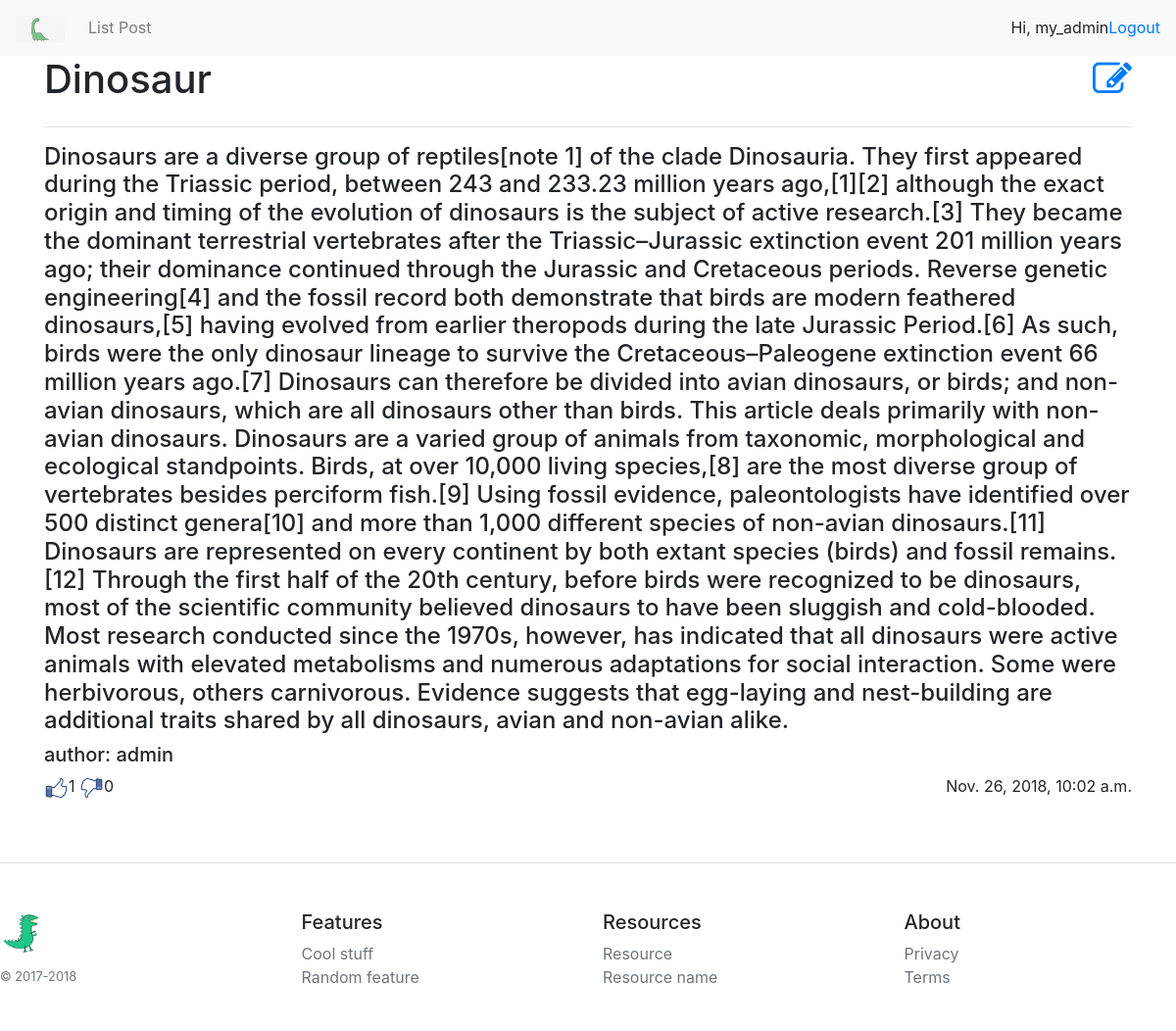
/posts/5/ (signed in), run on the app's committed database.
### user_post/models.py (models this page shows, shortened)
class Post(models.Model):
    author = models.ForeignKey('auth.User', on_delete=models.CASCADE)
    title = models.CharField(max_length = 150, verbose_name = 'Title')
    descriptions = models.TextField(verbose_name = 'Informations')
    date = models.DateTimeField(auto_now = True, verbose_name = 'Date')
    likes = models.IntegerField(default = 0)
    dislike = models.IntegerField(default = 0)
    class Meta:
        verbose_name = 'Post'
        verbose_name_plural = 'Posts'

### user_post/views.py (the view)
# urls.py: url(r'^posts/(?P<pk>[0-9]+)/$', views.show_post, name = 'show_post'),
def show_post(request, pk):
	args = {}
	args.update(csrf(request))
	args['post'] = get_object_or_404(Post, pk=pk)
	return render(request, 'user_post/post.html', args)

### user_post/templates/user_post/post.html (shortened to what this page needs)
{% extends 'user_post/wrapper.html' %}
{% load staticfiles %}
{% block main %}
  <div class="comtainer">
    <h1 class="leftstr">{{ post.title }}</h1>
    {% if request.user.is_authenticated %}
    	<h1 class="rightstr"><a href="{% url 'user_post:post_edit' pk=post.pk %}"><i class="fa fa-edit"></i></a></h1>
    {% endif %}
    <hr>
    <h4>{{ post.descriptions }}</h4>
    <h5>author: {{ post.author }}</h5>
    <p class="leftstr">
    	<a href="/posts/add_likes/{{ post.id}}"><img src="{% static 'img/like2.png' %}" width="25px"></a>{{ post.likes }}
    	<a href="/posts/add_dislike/{{ post.id}}"><img src="{% static 'img/like1.png' %}" width="25px"></a>{{ post.dislike }}
    </p>
    <span class="rightstr">{{ post.date }}</span>
  </div>
{% endblock %}

### user_post/templates/user_post/wrapper.html (shortened to what this page needs)
{% load staticfiles %}
<!doctype html>
<html lang="en">
  <head>
    <link rel="stylesheet" href="https://stackpath.bootstrapcdn.com/bootstrap/4.1.3/css/bootstrap.min.css">
    <link rel="stylesheet" href="{% static 'css/style3.css' %}">
    <link rel="stylesheet" href="https://cdnjs.cloudflare.com/ajax/libs/font-awesome/4.7.0/css/font-awesome.min.css">
  </head>
  <body>
    <nav class="navbar navbar-expand-lg navbar-light bg-light">
    <a class="navbar-brand" href="/"><img src="{% static 'img/dinosaur2.png' %}" width="50px;"></a>
    <div class="collapse navbar-collapse" id="navbarColor03">
      <ul class="navbar-nav mr-auto">
        <li class="nav-item">
          <a class="nav-link" href="/">List Post</a>
        </li>
      </ul>
      <ul class="navbar-nav responsive-menu">
        {% if request.user.is_authenticated %}
          <li class="nav-item">Hi, {{ request.user.username }}</li>
          <li class="nav-item">
            <a href="/account/logout">Logout</a>
          </li>
        {% else %}
          <li class="nav-item">
            <a href="/account/login">Login</a>
          </li>
        {% endif %}
      </ul>
    </div>
  </nav>
    <div class="container">
      <div class="center">
        {% block main %}
        {% endblock %}
      </div>
    </div>
      <footer class="pt-4 my-md-5 pt-md-5 border-top">
        <div class="row">
          <div class="col-12 col-md">
            <img class="mb-2" src="{% static 'img/dinosaur1.png' %}" alt="" width="50" height="50">
            <small class="d-block mb-3 text-muted">&copy; 2017-2018</small>
          </div>
          <div class="col-6 col-md">
            <h5>Features</h5>
            <ul class="list-unstyled text-small">
              <li><a class="text-muted" href="#">Cool stuff</a></li>
              <li><a class="text-muted" href="#">Random feature</a></li>
            </ul>
          </div>
          <div class="col-6 col-md">
            <h5>Resources</h5>
            <ul class="list-unstyled text-small">
              <li><a class="text-muted" href="#">Resource</a></li>
              <li><a class="text-muted" href="#">Resource name</a></li>
            </ul>
          </div>
          <div class="col-6 col-md">
            <h5>About</h5>
            <ul class="list-unstyled text-small">
              <li><a class="text-muted" href="#">Privacy</a></li>
              <li><a class="text-muted" href="#">Terms</a></li>
            </ul>
          </div>
        </div>
      </footer>
  </body>
</html>

### user_post/static/css/style3.css (style rules this page uses)
.responsive-menu { float: right; }
body, html { width: 100%; display: grid; }
.leftstr, .rightstr { float:left; width: 50%; }
.rightstr { text-align: right; }

### data on the page
Post: title "Dinosaur", descriptions "Dinosaurs are a diverse group of reptiles[note 1] of the clade Dinosauria. They first appeared during the Triassic period, between 243 and 233.23 million years ago,[1][2] although the exact origin and timing of the evolution of dinosaurs is the subject of active research.[3] They became the dominant terrestrial vertebrates after the Triassic–Jurassic extinction event 201 million years ago; their dominance continued through the Jurassic and Cretaceous periods. Reverse genetic engineering[4] and the fossil record both demonstrate that birds are modern feathered dinosaurs,[5] having evolved from earlier theropods during the late Jurassic Period.[6] As such, birds were the only dinosaur lineage…", author "admin", likes "1", dislike "0", date "Nov. 26, 2018, 10:02 a.m."

### other printed values
{{ request.user.username }} "my_admin"
